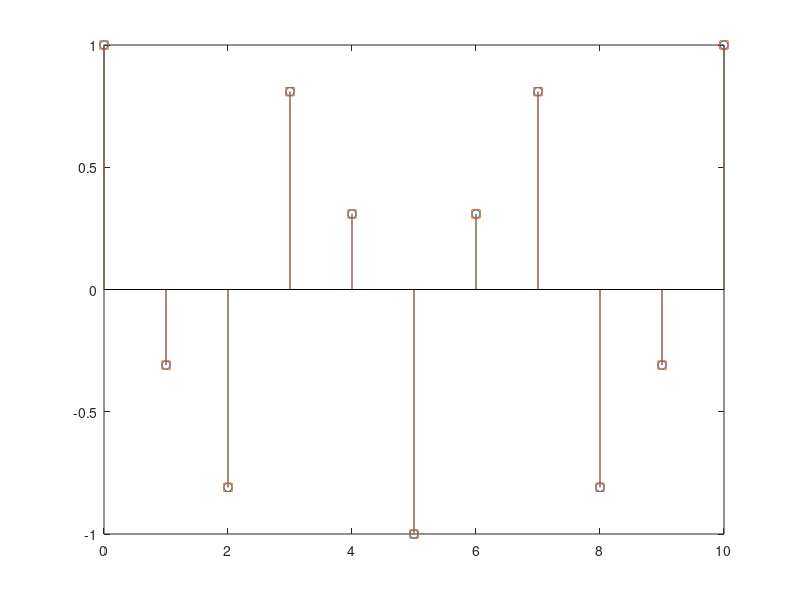

MATLAB code to generate this figure:
clear all
close all
clc

N=10;
n=0:N;
K=3;
P=17;

x = cos(2*pi *n *K /N);
v = cos(2*pi *n *P /N);

figure()
stem(n,x,'o'); hold on
stem(n,v,'s')